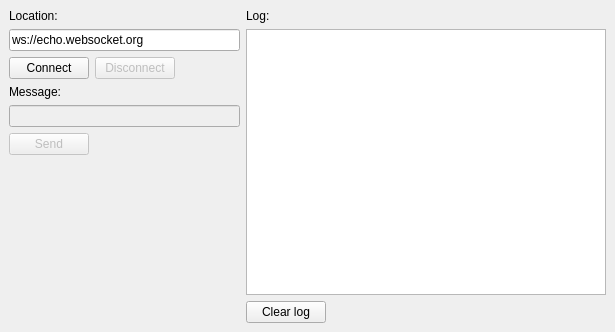
<?xml version="1.0" encoding="UTF-8"?>
<ui version="4.0">
 <class>MainWindow</class>
 <widget class="QMainWindow" name="MainWindow">
  <property name="geometry">
   <rect>
    <x>0</x>
    <y>0</y>
    <width>615</width>
    <height>332</height>
   </rect>
  </property>
  <property name="windowTitle">
   <string>Echo Test</string>
  </property>
  <widget class="QWidget" name="centralwidget">
   <layout class="QHBoxLayout" name="horizontalLayout_3">
    <item>
     <layout class="QVBoxLayout" name="verticalLayout">
      <item>
       <widget class="QLabel" name="label">
        <property name="text">
         <string>Location:</string>
        </property>
       </widget>
      </item>
      <item>
       <widget class="QLineEdit" name="location">
        <property name="text">
         <string>ws://echo.websocket.org</string>
        </property>
       </widget>
      </item>
      <item>
       <layout class="QHBoxLayout" name="horizontalLayout">
        <property name="spacing">
         <number>-1</number>
        </property>
        <property name="leftMargin">
         <number>0</number>
        </property>
        <item>
         <widget class="QPushButton" name="connectButton">
          <property name="text">
           <string>Connect</string>
          </property>
         </widget>
        </item>
        <item>
         <widget class="QPushButton" name="disconnectButton">
          <property name="enabled">
           <bool>false</bool>
          </property>
          <property name="text">
           <string>Disconnect</string>
          </property>
         </widget>
        </item>
        <item>
         <spacer name="horizontalSpacer">
          <property name="orientation">
           <enum>Qt::Horizontal</enum>
          </property>
          <property name="sizeHint" stdset="0">
           <size>
            <width>40</width>
            <height>20</height>
           </size>
          </property>
         </spacer>
        </item>
       </layout>
      </item>
      <item>
       <widget class="QLabel" name="label_2">
        <property name="text">
         <string>Message:</string>
        </property>
       </widget>
      </item>
      <item>
       <widget class="QLineEdit" name="message">
        <property name="enabled">
         <bool>false</bool>
        </property>
       </widget>
      </item>
      <item>
       <layout class="QHBoxLayout" name="horizontalLayout_4">
        <item>
         <widget class="QPushButton" name="sendButton">
          <property name="enabled">
           <bool>false</bool>
          </property>
          <property name="text">
           <string>Send</string>
          </property>
         </widget>
        </item>
        <item>
         <spacer name="horizontalSpacer_3">
          <property name="orientation">
           <enum>Qt::Horizontal</enum>
          </property>
          <property name="sizeHint" stdset="0">
           <size>
            <width>40</width>
            <height>20</height>
           </size>
          </property>
         </spacer>
        </item>
       </layout>
      </item>
      <item>
       <spacer name="verticalSpacer">
        <property name="orientation">
         <enum>Qt::Vertical</enum>
        </property>
        <property name="sizeHint" stdset="0">
         <size>
          <width>20</width>
          <height>40</height>
         </size>
        </property>
       </spacer>
      </item>
     </layout>
    </item>
    <item>
     <layout class="QVBoxLayout" name="verticalLayout_2">
      <item>
       <widget class="QLabel" name="label_3">
        <property name="text">
         <string>Log:</string>
        </property>
       </widget>
      </item>
      <item>
       <widget class="QTextEdit" name="log">
        <property name="minimumSize">
         <size>
          <width>360</width>
          <height>240</height>
         </size>
        </property>
        <property name="readOnly">
         <bool>true</bool>
        </property>
        <property name="html">
         <string>&lt;!DOCTYPE HTML PUBLIC &quot;-//W3C//DTD HTML 4.0//EN&quot; &quot;http://www.w3.org/TR/REC-html40/strict.dtd&quot;&gt;
&lt;html&gt;&lt;head&gt;&lt;meta name=&quot;qrichtext&quot; content=&quot;1&quot; /&gt;&lt;style type=&quot;text/css&quot;&gt;
p, li { white-space: pre-wrap; }
&lt;/style&gt;&lt;/head&gt;&lt;body style=&quot; font-family:'Lucida Grande'; font-size:13pt; font-weight:400; font-style:normal;&quot;&gt;
&lt;p style=&quot;-qt-paragraph-type:empty; margin-top:0px; margin-bottom:0px; margin-left:0px; margin-right:0px; -qt-block-indent:0; text-indent:0px;&quot;&gt;&lt;br /&gt;&lt;/p&gt;&lt;/body&gt;&lt;/html&gt;</string>
        </property>
       </widget>
      </item>
      <item>
       <layout class="QHBoxLayout" name="horizontalLayout_2">
        <item>
         <widget class="QPushButton" name="clearButton">
          <property name="text">
           <string>Clear log</string>
          </property>
         </widget>
        </item>
        <item>
         <spacer name="horizontalSpacer_2">
          <property name="orientation">
           <enum>Qt::Horizontal</enum>
          </property>
          <property name="sizeHint" stdset="0">
           <size>
            <width>40</width>
            <height>20</height>
           </size>
          </property>
         </spacer>
        </item>
       </layout>
      </item>
     </layout>
    </item>
   </layout>
  </widget>
 </widget>
 <resources/>
 <connections/>
</ui>
